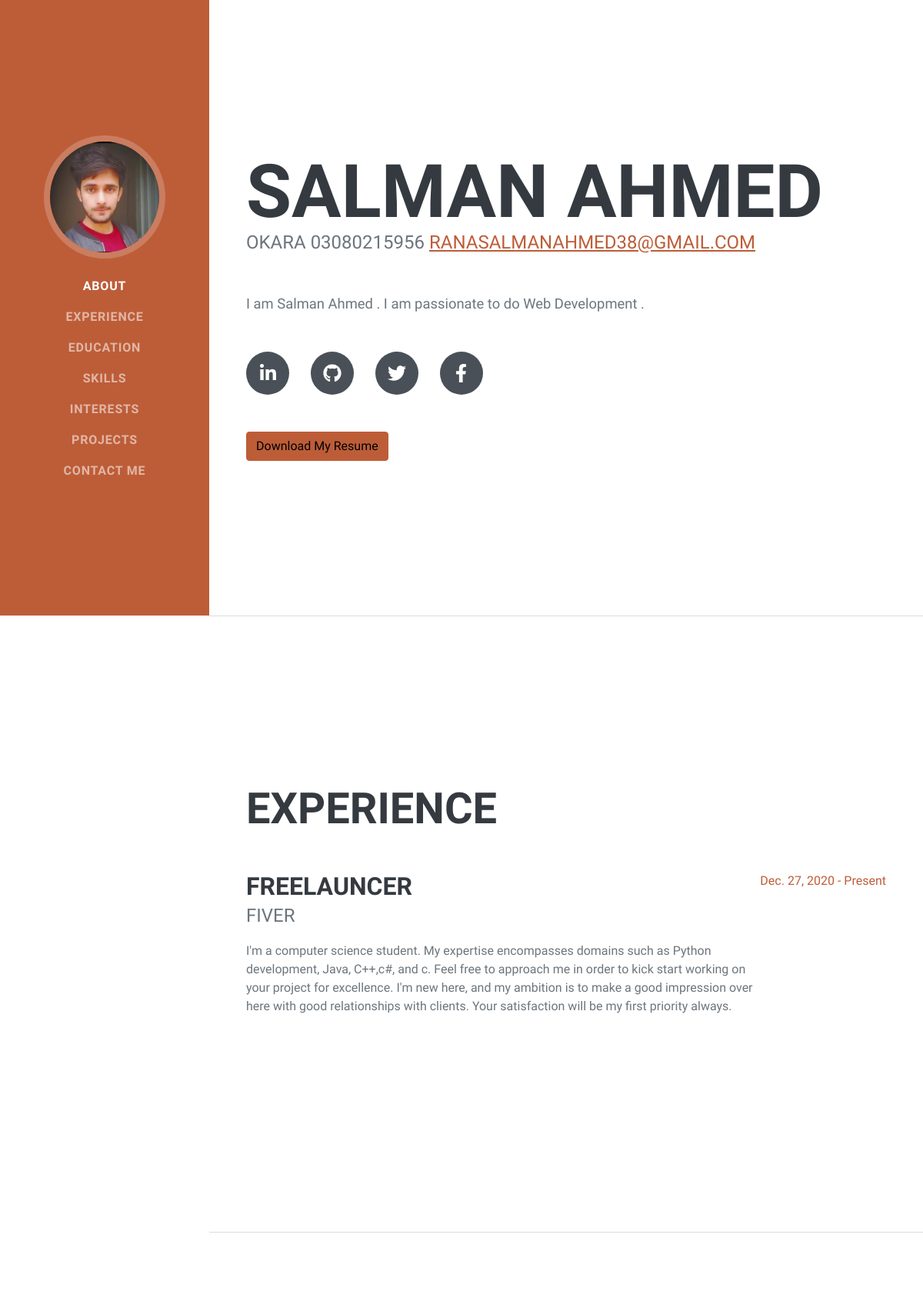
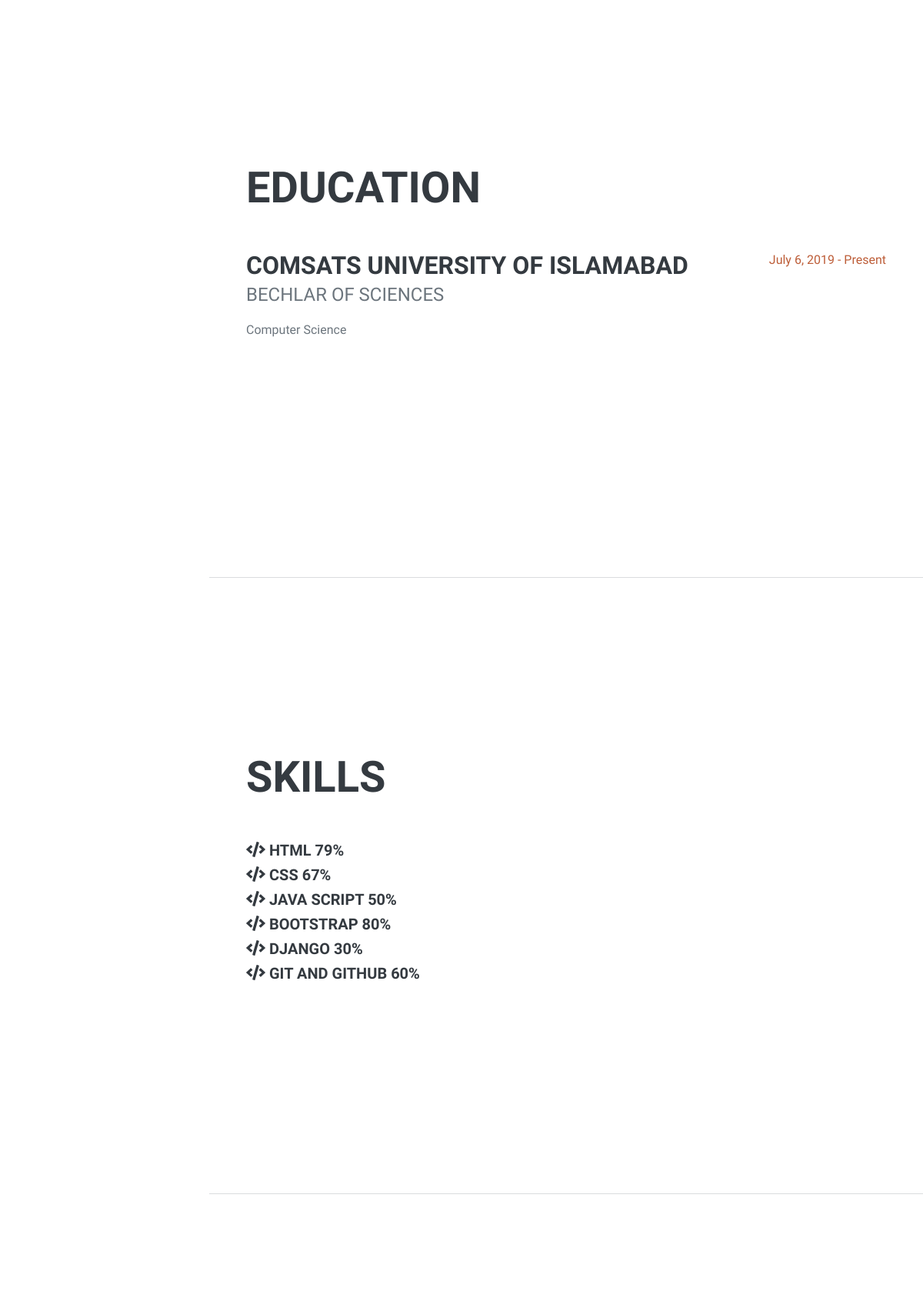
The page / (upper part) on the database its author committed (2 pictures, top to bottom).
### mycv/models.py (models this page shows)
class About(models.Model):
    profile_img=models.ImageField(upload_to='images/')
    name=models.CharField(max_length=50)
    city=models.CharField(max_length=50)
    phone=models.CharField(max_length=15)
    gmail=models.EmailField(max_length=59)
    description=models.TextField()
    linkedinlink=models.CharField(max_length=80)
    githublink=models.CharField(max_length=80)
    twitterlink=models.CharField(max_length=80)
    facebooklink=models.CharField(max_length=80)
    fiverlink=models.CharField(max_length=80)
    cv_upload=models.FileField(null=True)

class Experience(models.Model):
    designation=models.CharField(max_length=50)
    organization_name=models.CharField(max_length=50)
    description=models.TextField()
    start_date=models.DateField()
    end_date=models.CharField(default="Present",max_length=50)

class Education(models.Model):
    instituate_name=models.CharField(max_length=50)
    degree_name=models.CharField(max_length=50)
    course_name=models.TextField()
    start_date=models.DateField()
    end_date=models.CharField(default="Present", max_length=50)

class Skill(models.Model):
    skill_name=models.CharField(max_length=50)
    skill_percent=models.IntegerField()

### mycv/views.py (the view, shortened to what this page needs)
# urls.py: path('',views.index,name='index'),
def index(request):
    a=About.objects.all()
    e=Experience.objects.all()
    ed=Education.objects.all()
    i=Interest.objects.all()
    s=Skill.objects.all()
    p=Project.objects.all()
    return render(request,'index.html',{'about':a,'exp':e,'edu':ed,'interest':i,'skill':s,'project':p })

### mycv/templates/index.html (shortened to what this page needs)
{% load static %}
<!DOCTYPE html>
<html lang="en">
    <head>
        <link href="{% static 'css/styles.css'%}" rel="stylesheet" />
        <link rel="stylesheet" href="{% static 'css/ionicons.min.css'%}">
    </head>
    <body id="page-top">
        <nav class="navbar navbar-expand-lg navbar-dark bg-primary fixed-top" id="sideNav">
            <a class="navbar-brand js-scroll-trigger" href="#page-top">
                {% for a in about %}
                <span class="d-none d-lg-block"><img class="img-fluid img-profile rounded-circle mx-auto mb-2" src="{{a.profile_img.url}}" alt="profile_img" /></span>
                {% endfor %}
            </a>
            <div class="collapse navbar-collapse" id="navbarResponsive">
                <ul class="navbar-nav">
                    <li class="nav-item"><a class="nav-link js-scroll-trigger" href="#about">About</a></li>
                    <li class="nav-item"><a class="nav-link js-scroll-trigger" href="#experience">Experience</a></li>
                    <li class="nav-item"><a class="nav-link js-scroll-trigger" href="#education">Education</a></li>
                    <li class="nav-item"><a class="nav-link js-scroll-trigger" href="#skills">Skills</a></li>
                    <li class="nav-item"><a class="nav-link js-scroll-trigger" href="#interests">Interests</a></li>
                    <li class="nav-item"><a class="nav-link js-scroll-trigger" href="#project">Projects </a></li>
                    <li class="nav-item"><a class="nav-link js-scroll-trigger" href="#contact">Contact me</a></li>
                </ul>
            </div>
        </nav>
        <div class="container-fluid p-0">
            <section class="resume-section" id="about">
                <div class="resume-section-content">
                    {% for a in about %}
                    <h1 class="mb-0">
                        {{ a.name}}
                    </h1>
                    <div class="subheading mb-5">
                        {{a.city}}  &Tab;  {{a.phone}}
                        <a href="{{a.gmail}}">{{a.gmail}}</a>
                    </div>
                    <p class="lead mb-5">{{a.description}}</p>
                    <div class="social-icons">
                        <a class="social-icon" href="{{a.linkedinlink}}" ><i class="fab fa-linkedin-in"></i></a>
                        <a class="social-icon" href="{{a.githublink}}" ><i class="fab fa-github"></i></a>
                        <a class="social-icon" href="{{a.twtterlink}}"><i class="fab fa-twitter"></i></a>
                        <a class="social-icon" href="{{a.facebooklink"><i class="fab fa-facebook-f"></i></a>
                    </div>
                    <a href="{{a.cv_upload.url}}" download class="btn btn-primary btn-responsive mt-5">Download My  Resume</a>
                    {% endfor %}
                </div>
            </section>
            <hr class="m-0" />
            <section class="resume-section" id="experience">
                <div class="resume-section-content">
                    <h2 class="mb-5">Experience</h2>
                    <div class="d-flex flex-column flex-md-row justify-content-between mb-5">
                        {% for e in exp %}
                        <div class="flex-grow-1">
                            <h3 class="mb-0">{{e.designation}}</h3>
                            <div class="subheading mb-3">{{e.organization_name}}</div>
                            <p>{{e.description}}</p>
                        </div>
                        <div class="flex-shrink-0"><span class="text-primary">{{e.start_date}} - {{e.end_date}}</span></div>
                        {% endfor %}
                    </div>
                </div>
            </section>
            <hr class="m-0" />
            <section class="resume-section" id="education">
                <div class="resume-section-content">
                    <h2 class="mb-5">Education</h2>
                    <div class="d-flex flex-column flex-md-row justify-content-between mb-5">
                        {% for ed in edu %}
                        <div class="flex-grow-1">
                            <h3 class="mb-0">{{ed.instituate_name}}</h3>
                            <div class="subheading mb-3">{{ed.degree_name}}</div>
                            <div>{{ed.course_name}}</div>
                        </div>
                        <div class="flex-shrink-0"><span class="text-primary">{{ed.start_date}} - {{ed.end_date}}</span></div>
                        {% endfor %}
                    </div>
                </div>
            </section>
            <hr class="m-0" />
            <section class="resume-section" id="skills">
                <div class="resume-section-content">
                    <h2 class="mb-5">Skills</h2>
                        <div class="my-5">
                            <div class="skill">
                            {% for s in skill %}
                            <h5><i class="fa fa-code" aria-hidden="true"></i> {{s.skill_name}}             {{s.skill_percent}}%</h5>
                            {% endfor %}
                            </div>
                        </div>
                     </div>
            </section>
            <hr class="m-0" />
            <section class="resume-section" id="interests">
            </section>
        </div>
        <br><br><br><br><br><br><br><br>
    </body>
</html>

### rows shown on the page
About: profile_img (picture), name "SALMAN AHMED", city "OKARA", phone "03080215956", gmail "RANASALMANAHMED38@GMAIL.COM", description "I am Salman Ahmed . I am passionate to do Web Development ."
Experience: designation "FREELAUNCER", organization_name "FIVER", description "I'm a computer science student. My expertise encompasses domains such as Python development, Java, C++,c#, and c. Feel free to approach me in order to kick start working on your project for excellence. I'm new here, and my ambition is to make a good impression over here with good relationships with clients. Your satisfaction will be my first priority always.", start_date "Dec. 27, 2020", end_date "Present"
Education: instituate_name "COMSATS UNIVERSITY OF ISLAMABAD", degree_name "BECHLAR OF SCIENCES", course_name "Computer Science", start_date "July 6, 2019", end_date "Present"
Skill: skill_name "HTML", skill_percent "79"
Skill: skill_name "CSS", skill_percent "67"
Skill: skill_name "JAVA SCRIPT", skill_percent "50"
Skill: skill_name "BOOTSTRAP", skill_percent "80"
Skill: skill_name "DJANGO", skill_percent "30"
Skill: skill_name "GIT AND GITHUB", skill_percent "60"
